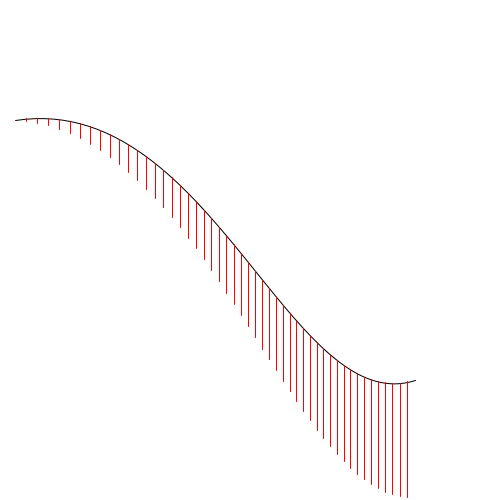
Frame 1 (no input)
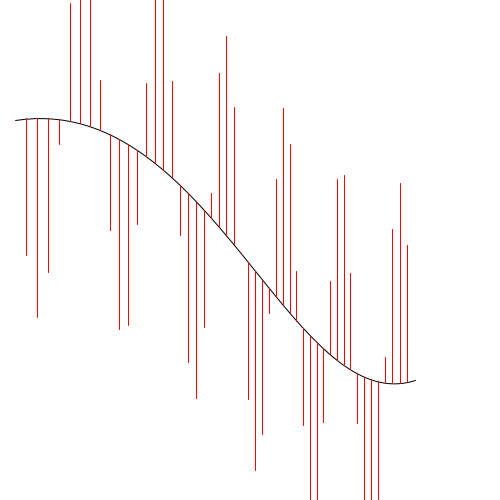
Frame 60 (the mouse pressed at the canvas centre just before this capture)
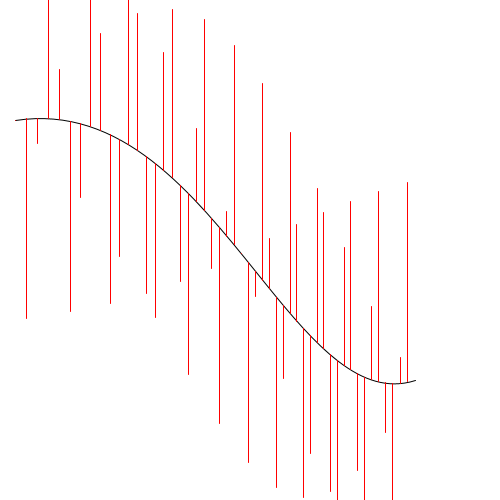
Frame 120 (the mouse held since frame 60 and released just before this capture)

The Processing sketch that drew these frames (run headless with seeded random() and noise(); from frame 60 on, the mouse is pressed at the canvas centre):

// Processing sketch: SinusOnBezier
// ── SinusOnBezier.pde
float level = 0.1;

void setup()
{
  size(500, 500);
  smooth();
  frameRate(10);
}

void draw()
{
  background(255);

  noFill();
  stroke(0);
  int curveLength = 400;
  int curveHeight = 200;
  bezier(15, 120, 210, 90, 290, 420, 415, 380);

  stroke(#FF0000);
  int steps = 50;
  for (int i = 0; i < steps; i++)
  {
    float t = i / float(steps);
    float x = bezierPoint(15, 210, 290, 415, t);
    float y = bezierPoint(120, 90, 420, 380, t);
    
    float v = curveHeight * sin(t * TWO_PI * level);
    line(x, y, x, y + v);
  }
  level += 0.1;
}
